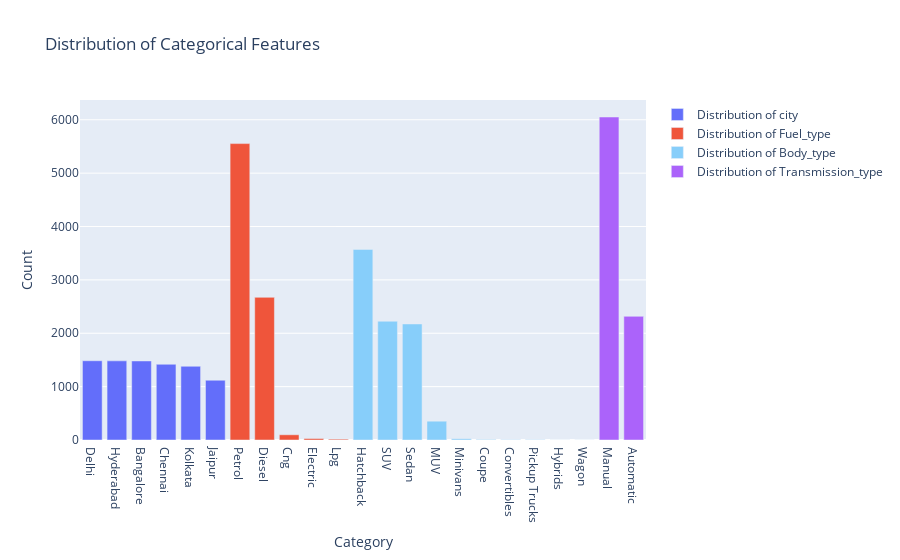

The notebook cell this image was saved under:
### Code cell
# Bar plot for Categorical features 
categorical_features = ['city', 'Fuel_type', 'Body_type', 'Transmission_type']
fig = go.Figure()

# Plotting count plots for categorical features

for feature in categorical_features:
    if feature == 'Body_type':
        fig.add_trace(go.Bar(x=df_1[feature].value_counts().index, 
                             y=df_1[feature].value_counts().values,
                             name=f'Distribution of {feature}', marker_color='lightskyblue'))
    else:
        fig.add_trace(go.Bar(x=df_1[feature].value_counts().index, 
                             y=df_1[feature].value_counts().values,
                             name=f'Distribution of {feature}'))

# Update layout for categorical features
fig.update_layout(title='Distribution of Categorical Features',
                  xaxis_title='Category',
                  yaxis_title='Count')


fig.show()

### Figure 1 — Plotly figure (JSON) as saved in the notebook; plotly's stock layout.template omitted (floating-point values rounded to 4 significant figures)
{"data": [{"name": "Distribution of city", "type": "bar", "x": ["Delhi", "Hyderabad", "Bangalore", "Chennai", "Kolkata", "Jaipur"], "y": [1485, 1483, 1481, 1419, 1381, 1120]}, {"name": "Distribution of Fuel_type", "type": "bar", "x": ["Petrol", "Diesel", "Cng", "Electric", "Lpg"], "y": [5554, 2673, 98, 28, 16]}, {"marker": {"color": "lightskyblue"}, "name": "Distribution of Body_type", "type": "bar", "x": ["Hatchback", "SUV", "Sedan", "MUV", "Minivans", "Coupe", "Convertibles", "Pickup Trucks", "Hybrids", "Wagon"], "y": [3571, 2225, 2174, 352, 23, 10, 6, 6, 1, 1]}, {"name": "Distribution of Transmission_type", "type": "bar", "x": ["Manual", "Automatic"], "y": [6052, 2317]}], "layout": {"title": {"text": "Distribution of Categorical Features"}, "xaxis": {"title": {"text": "Category"}}, "yaxis": {"title": {"text": "Count"}}}}
